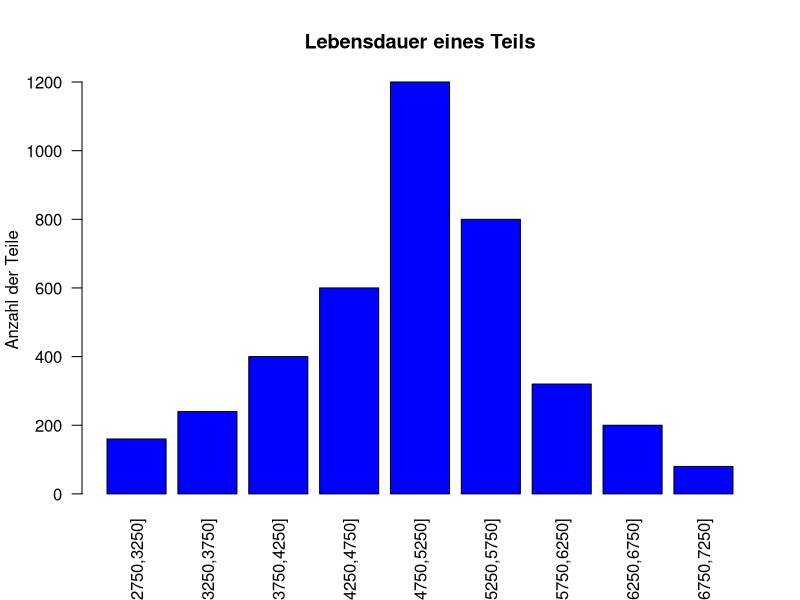
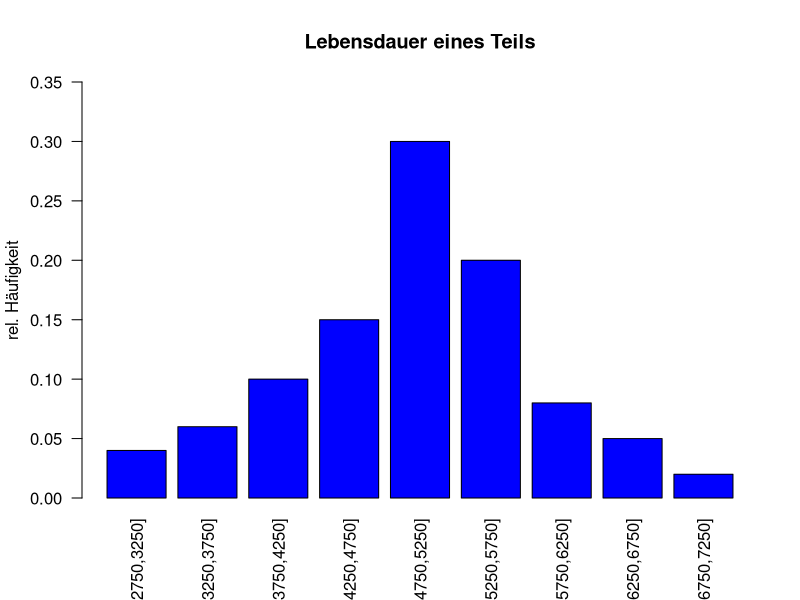
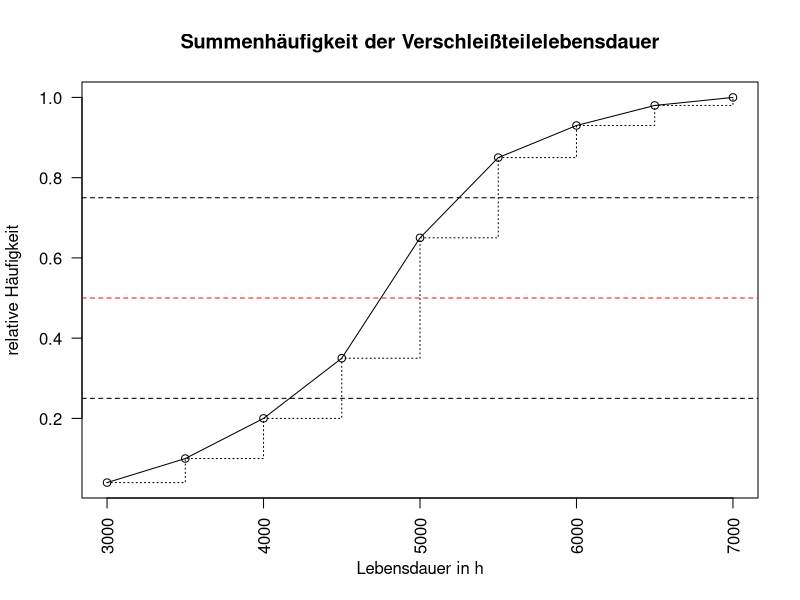
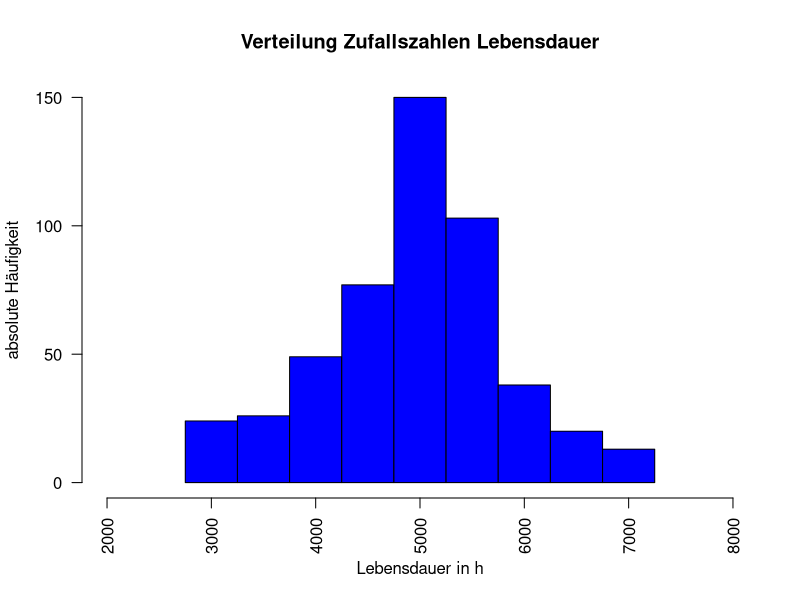
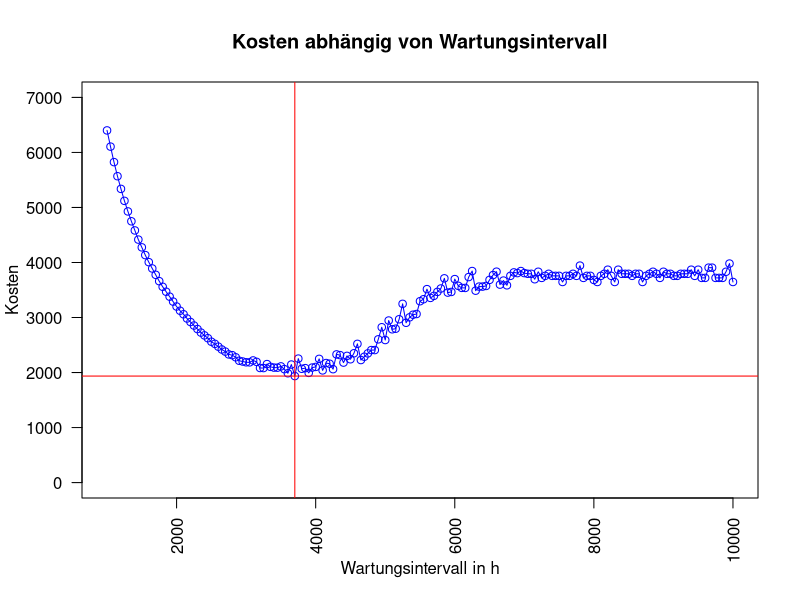
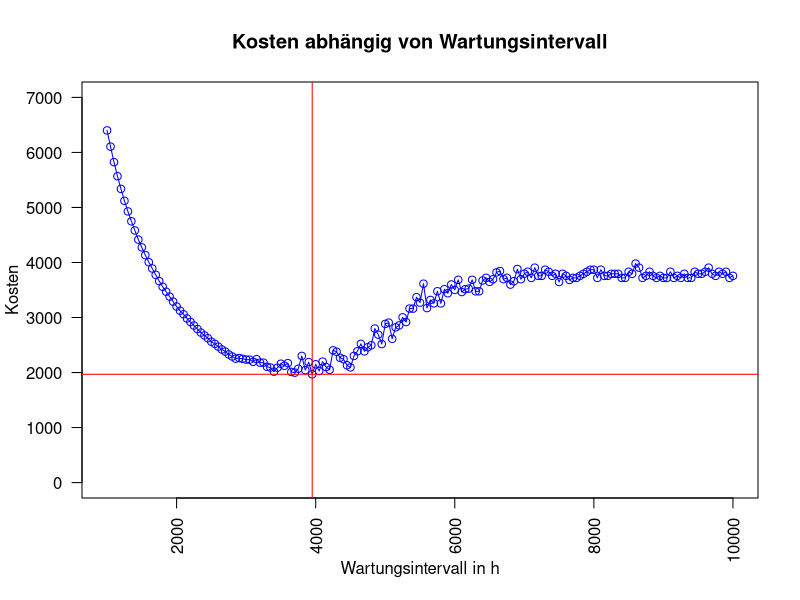
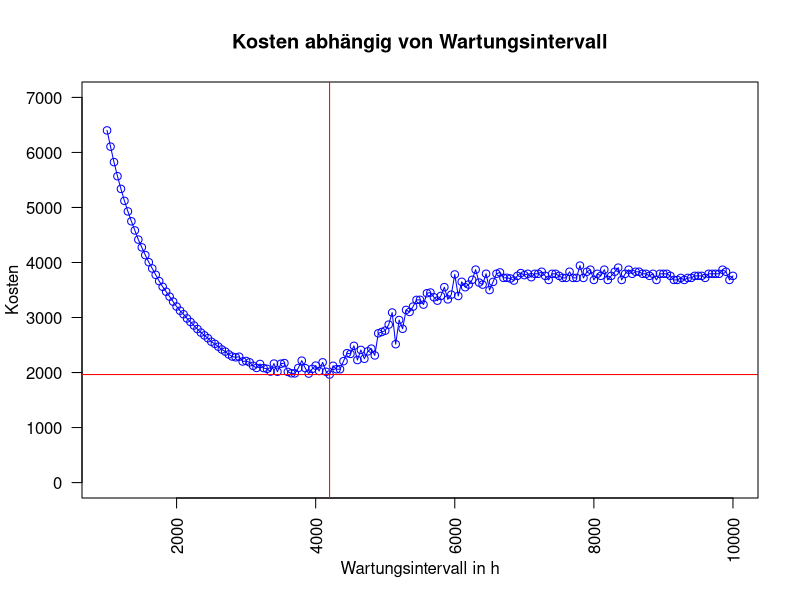

Generate these figures, in order, with R:
## ---- chunk 1
# Erstellen einer Liste mit den Werten aus der Angabe
Verschleissteile.df <- data.frame(KlassenLebensdauer = c("[2750,3250]","]3250,3750]","]3750,4250]","]4250,4750]","]4750,5250]","]5250,5750]","]5750,6250]","]6250,6750]", "]6750,7250]"), Klassenbreite = rep(500.00,9), Klassenmitte = c(3000.00,3500.00,4000.00,4500.00,5000.00,5500.00,6000.00,6500.00,7000.00), Anzahl = c(160,240,400,600,1200,800,320,200,80))
  Verschleissteile.df
## ---- chunk 2
par(las = 2)    # Anordnen der Beschriftung der Klassenbreiten (Intervalle) vertikal
barplot(Verschleissteile.df$Anzahl, names.arg = Verschleissteile.df$KlassenLebensdauer, ylab = "Anzahl der Teile", main = "Lebensdauer eines Teils", col = "blue")
## ---- chunk 3
Erwartungswert <- sum(Verschleissteile.df$Klassenmitte*(Verschleissteile.df$Anzahl/sum(Verschleissteile.df$Anzahl)))
Erwartungswert
## ---- chunk 4
n.vec <- Verschleissteile.df$Anzahl/sum(Verschleissteile.df$Anzahl)
Standardabweichung <- sqrt(sum((Verschleissteile.df$Klassenmitte-Erwartungswert)^2*n.vec))
Standardabweichung
## ---- chunk 5
# Berechnen der Summenhäufigkeit und der relativen Häufigkeit
SummenHfk.vec <- cumsum(Verschleissteile.df$Anzahl)/sum(Verschleissteile.df$Anzahl)
Haeufigkeit.vec <- Verschleissteile.df$Anzahl/sum(Verschleissteile.df$Anzahl)
# Ergänzen der Werteliste aus der Angabe um die berechneten Werte
Verschleissteile.df <- data.frame(Verschleissteile.df, SummenHfk = SummenHfk.vec, Haeufigkeit = Haeufigkeit.vec)
Verschleissteile.df
## ---- chunk 6
par(las = 2)    # Anordnen der Beschriftung der Klassenbreiten (Intervalle) vertikal
barplot(Verschleissteile.df$Haeufigkeit, names.arg = Verschleissteile.df$KlassenLebensdauer, ylab = "rel. Häufigkeit", main = "Lebensdauer eines Teils", col = "blue", ylim = c(0.00,0.35))
## ---- chunk 7
Breaks.vec <- c(3000,3500,4000,4500,5000,5500,6000,6500,7000)
plot(Breaks.vec, Verschleissteile.df$SummenHfk,type = "l", lty = 1, , main = "Summenhäufigkeit der Verschleißteilelebensdauer", xlab = "Lebensdauer in h", ylab = "relative Häufigkeit")
points(Breaks.vec, Verschleissteile.df$SummenHfk) # Darstellung der Messpunkte als Punkte
lines(Breaks.vec, Verschleissteile.df$SummenHfk, type = "s", lty = 3) # Darstellung der Steigungsdreiecke
abline(0.25, 0, lty = "dashed")               # unteres Quartil
abline(0.5, 0, lty = "dashed", col = "red")   # Median
abline(0.75, 0, lty = "dashed")               # oberes Quartil
## ---- chunk 8
# Mit der Variable "AnzahlZufallszahlen" gibt man der Funktion mit, wie viele Zufallszahlen generiert werden sollen.
Zufallszahlen.fct <- function(AnzahlZufallszahlen){
  # Da es sich bei der Datenliste um globale Variablen handelt, kann direkt auf diese zugegriffen werden, ohne die Werte händisch in einen neuen Vektor zu schreiben.
  Grenzen.vec <- c(0, Verschleissteile.df$SummenHfk)    # Summenhfk soll bei 0 starten
  Klassenmitte.vec <- Verschleissteile.df$Klassenmitte  # Aus der Tabelle (Angaben) Verschleißteile
  Klassenbreite <- Verschleissteile.df[1,2]     # Aus der Tabelle (Angaben) Verschleißteile
  Break.vec <- c(2750,3250,3750,4250,4750,5250,5750,6250,6750,7250) # Alle vokommenden Intervallsgrenzen
  # Erzeugung gleichverteilter Zufallszahlen und anpassen auf die Anfangsverteilung
  Zufallszahlen.vec <- runif(AnzahlZufallszahlen) 
  for(i in 1:AnzahlZufallszahlen){
    for(j in 1:9){
      if((Grenzen.vec[j] < Zufallszahlen.vec[i]) & (Zufallszahlen.vec[i] < Grenzen.vec[j+1])){
        Zufallszahlen.vec[i] <- (Zufallszahlen.vec[i] - Grenzen.vec[j])/(Grenzen.vec[j+1] - Grenzen.vec[j])
        Zufallszahlen.vec[i] <- Zufallszahlen.vec[i] * Klassenbreite    
        Zufallszahlen.vec[i] <- Zufallszahlen.vec[i] + Break.vec[j]
      }
    }
  }
  return(Zufallszahlen.vec)
}

# Erzeuge 500 Zufallszahlen
Zufallszahlen.vec <- Zufallszahlen.fct(500)
  
# Darstellen der erzeugten Zufallszahlen zur Kontrolle, ob die Form der Verteilung in etwa mit der Ausgangsverteilung der "Lebensdauer der Teile" korreliert
hist(Zufallszahlen.vec, breaks = c(2750,3250,3750,4250,4750,5250,5750,6250,6750,7250), main = "Verteilung Zufallszahlen Lebensdauer", xlab = "Lebensdauer in h", right = TRUE, ylab = "absolute Häufigkeit", col = "blue", ylim = c(0,150), xlim = c(2000,8000))
## ---- chunk 9
# Auflisten der Kosten aus den Angaben
Gesamtkosten.df <- data.frame(Kostenart = c("Betriebsunterbrechnung", "Reparatur", "Material", "Folgeschäden", "Gesamtkosten"), ErsatzNachAusfall = c(15600,1000,800,1200,18600), KostenBeiWartung = c(5200,400,800,0,6400))
Gesamtkosten.df
## ---- chunk 10
Ausfallskosten.fct <- function(SimZeit, Tau){
  Ausfallskosten <- Gesamtkosten.df[5,2]    # Ermittelt aus Tabelle Gesamtkosten über Matrixelementzugriff
  Wartungskosten <- Gesamtkosten.df[5,3]    # Ermittelt aus Tabelle Gesamtkosten über Matrixelementzugriff
  i <- 1          # Laufindex für die Iteration durch die Zeitschleife
  SimPunkt <- 0   # Punkt, an dem die simulation gerade steht
  AnzahlReparaturAusfall <- 0     # Anzahl der Ausfälle wegen Reparatur
  AnzahlReparaturWartung <- 0     # Anzahl Ausfälle wegen vorab Instandhaltung
  
  # Simulationszeit um den Faktor 1000 erhöhen - entspicht 1000 h  
  while(SimPunkt < (SimZeit*1000)){
    Zufallszahl <- Zufallszahlen.fct(1)   # Generiere genau 1 Zufallszahl
    if(Zufallszahl > Tau){
      AnzahlReparaturWartung <- AnzahlReparaturWartung + 1
      SimPunkt <- SimPunkt + Tau
    } else {
      AnzahlReparaturAusfall <- AnzahlReparaturAusfall + 1
      SimPunkt <- SimPunkt + Zufallszahl
    }
      
    i <- i + 1
  }
  Kges <- (AnzahlReparaturAusfall * Ausfallskosten) + (AnzahlReparaturWartung * Wartungskosten)           # Berechnen der Gesamtkosten Kges
  return (Kges/SimZeit)   # Funktion hat Gesamtkosten als Rückgabewert (Entspricht den mittleren Kosten je 1000 Stunden Laufzeit - weil SimZeit mit Faktor 1000 multipliziert wurde)
}
## ---- chunk 11
Simulationszeit <- 500
Kosten.vec <- c()
Tau.vec <- c()

Zeitsprung <- 50    # Schrittweite der Simulationspunkte in h (h Wartungsintervall)
minH <- 20          # Simulationsbeginn bei 1000 h (20*Zeitsprung)
maxH <- 200         # Ende Simulation bei 10000 h (200*Zeitsprung)


for(n in minH:maxH){
  Kosten.vec <- c(Kosten.vec, Ausfallskosten.fct(Simulationszeit, n*Zeitsprung))  # Vektor Kosten.vec bei jeder Iteration um ein Zufallselement erweitern
  Tau.vec <- c(Tau.vec, n*Zeitsprung)     # Vektor Tau.vec bei jeder Iteration durch die for-Schleife um n*Zeitsprung Element ergänzen
}

plot(Tau.vec, Kosten.vec, ylim = c(0,7000), main = "Kosten abhängig von Wartungsintervall", ylab = "Kosten", xlab = "Wartungsintervall in h", col = "blue", type = "o", lty = 1)
# Markierung des Punktes, nach wie vielen Stunden h die Wartung zu den geringsten Kosten durchgeführt werden kann
abline(h = min(Kosten.vec), v = Tau.vec[which.min(Kosten.vec)], col = "red")

## ---- chunk 12
XYbesterFall.df <- data.frame(Achsenname = c("Wartungsintervall (x)", "Kosten (y)"), Simulation1 = c((Tau.vec[which.min(Kosten.vec)]), min(Kosten.vec)))
XYbesterFall.df
## ---- chunk 13
Simulationszeit <- 500
Kosten.vec <- c()
Tau.vec <- c()

Zeitsprung <- 50    # Schrittweite der Simulationspunkte in h (h Wartungsintervall)
minH <- 20          # Simulationsbeginn bei 1000 h (20*Zeitsprung)
maxH <- 200         # Ende Simulation bei 10000 h (200*Zeitsprung)


for(n in minH:maxH){
  Kosten.vec <- c(Kosten.vec, Ausfallskosten.fct(Simulationszeit, n*Zeitsprung))  # Vektor Kosten.vec bei jeder Iteration um ein Zufallselement erweitern
  Tau.vec <- c(Tau.vec, n*Zeitsprung)     # Vektor Tau.vec bei jeder Iteration durch die for-Schleife um n*Zeitsprung Element ergänzen
}

plot(Tau.vec, Kosten.vec, ylim = c(0,7000), main = "Kosten abhängig von Wartungsintervall", ylab = "Kosten", xlab = "Wartungsintervall in h", col = "blue", type = "o", lty = 1)
# Markierung des Punktes, nach wie vielen Stunden h die Wartung zu den geringsten Kosten durchgeführt werden kann
abline(h = min(Kosten.vec), v = Tau.vec[which.min(Kosten.vec)], col = "red")
## ---- chunk 14
XYbesterFall.df <- data.frame(XYbesterFall.df, Simulation2 = c((Tau.vec[which.min(Kosten.vec)]), min(Kosten.vec)))
XYbesterFall.df
## ---- chunk 15
Simulationszeit <- 500
Kosten.vec <- c()
Tau.vec <- c()

Zeitsprung <- 50    # Schrittweite der Simulationspunkte in h (h Wartungsintervall)
minH <- 20          # Simulationsbeginn bei 1000 h (20*Zeitsprung)
maxH <- 200         # Ende Simulation bei 10000 h (200*Zeitsprung)


for(n in minH:maxH){
  Kosten.vec <- c(Kosten.vec, Ausfallskosten.fct(Simulationszeit, n*Zeitsprung))  # Vektor Kosten.vec bei jeder Iteration um ein Zufallselement erweitern
  Tau.vec <- c(Tau.vec, n*Zeitsprung)     # Vektor Tau.vec bei jeder Iteration durch die for-Schleife um n*Zeitsprung Element ergänzen
}

plot(Tau.vec, Kosten.vec, ylim = c(0,7000), main = "Kosten abhängig von Wartungsintervall", ylab = "Kosten", xlab = "Wartungsintervall in h", col = "blue", type = "o", lty = 1)
# Markierung des Punktes, nach wie vielen Stunden h die Wartung zu den geringsten Kosten durchgeführt werden kann
abline(h = min(Kosten.vec), v = Tau.vec[which.min(Kosten.vec)], col = "red")
## ---- chunk 16
XYbesterFall.df <- data.frame(XYbesterFall.df, Simulation3 = c((Tau.vec[which.min(Kosten.vec)]), min(Kosten.vec)))
XYbesterFall.df
## ---- chunk 17
MittelwertKosten <- ((XYbesterFall.df[2,2])+(XYbesterFall.df[2,3])+(XYbesterFall.df[2,4]))/3
MittelwertKosten
## ---- chunk 18
MittelwertWartung <- ((XYbesterFall.df[1,2])+(XYbesterFall.df[1,3])+(XYbesterFall.df[1,4]))/3
MittelwertWartung
## ---- chunk 19
BesterZeitpunkt <- MittelwertWartung/Erwartungswert*100
BesterZeitpunkt
